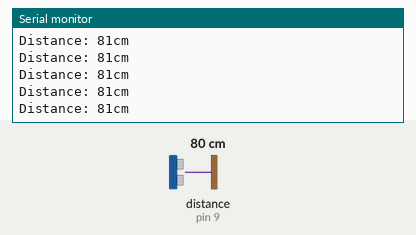
Simulated run of this sketch. Board: Arduino Uno, built with avr-gcc and run on an emulated ATmega328P. Shown: the last lines printed to the serial monitor. The inputs (shaded band) are chosen by the test bench; at power-on: distance to the obstacle (sensor on pin 9) 80 cm.

Above: at 1.2 s.
1.3 s: distance to the obstacle (sensor on pin 9) set to 2 cm
At 1.34 s:
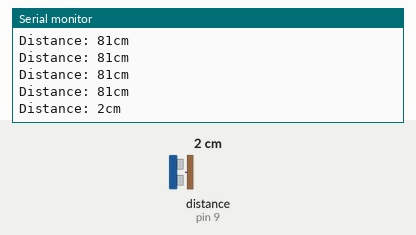
2.8 s: distance to the obstacle (sensor on pin 9) set to 4 cm
At 2.82 s:
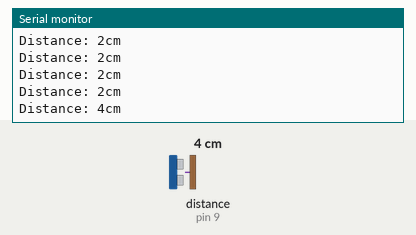
Timing chart, 0 to 5.8 s (numbered marks = the images above; inputs shaded):
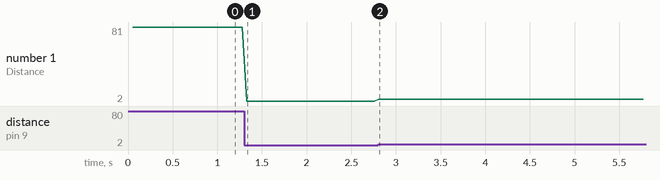

Measured:
- after the input at 1.3 s, the serial monitor: prints a new line at once (image 1)
- after the input at 2.8 s, the serial monitor: prints a new line at once (image 2)
- plotted number 1: 81 → 2 after the input at 1.3 s, 2 → 4 after the input at 2.8 s

The sketch:

Serial_Example.ino
```cpp
#include <NewPing.h>


NewPing sonar(8, 9);

void setup() {
 Serial.begin(115200);
}

void loop() {
  delay(50);
  int dist = sonar.ping_cm();
  Serial.print("Distance: ");
  Serial.print(dist);
  Serial.println("cm");
}
```
